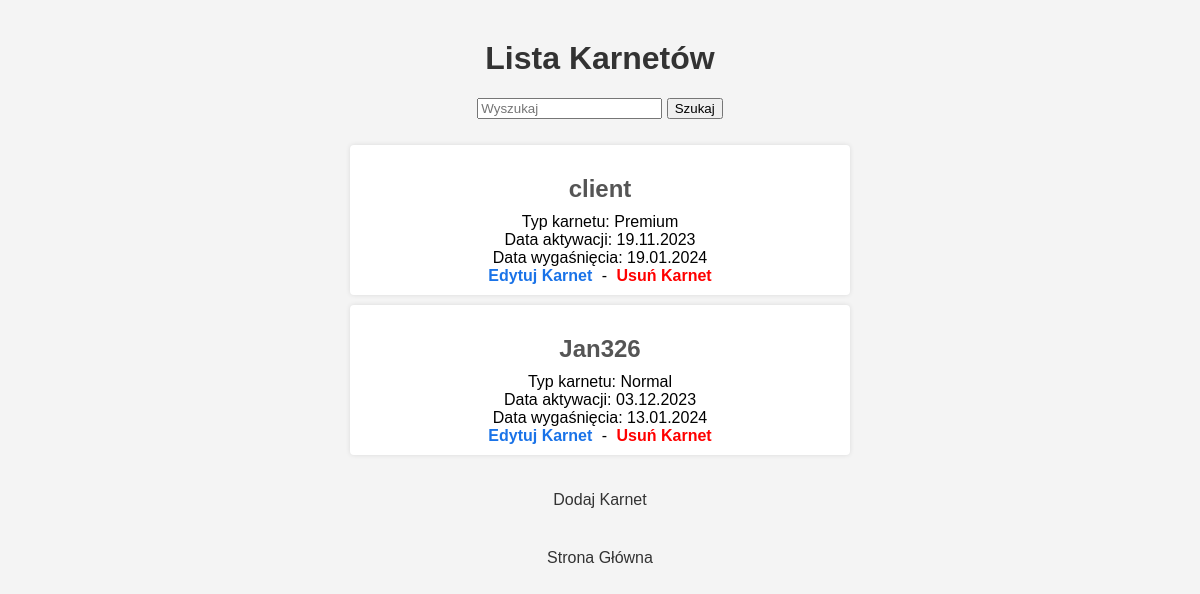
Before: /memberships/list/ (signed in) with the older database file.
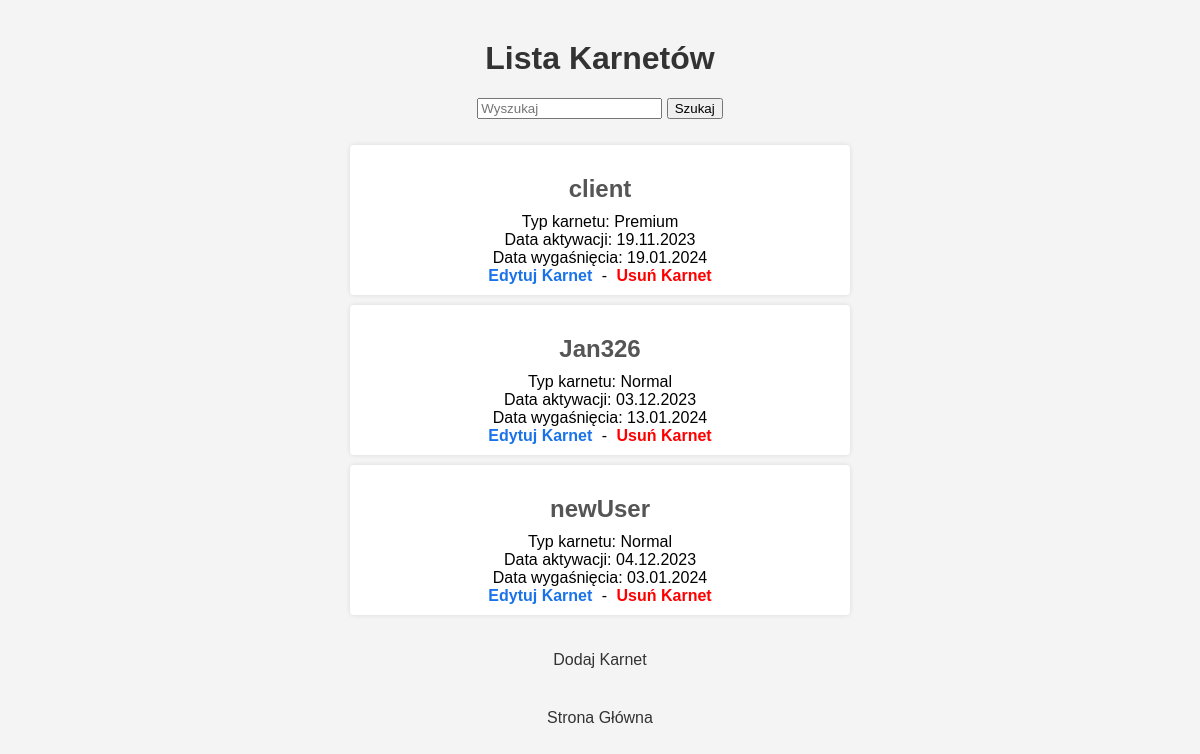
After: the same page with the newer database file.
### silownia_app/models.py (models this page shows, shortened)
class Client(AbstractBaseUser):
    login = models.CharField(_('login'), max_length=100, unique=True)
    first_name = models.CharField(_('imię'), max_length=100)
    last_name = models.CharField(_('nazwisko'), max_length=100)
    date_of_birth = models.DateField(_('data urodzenia'), null=True, blank=True)
    is_active = models.BooleanField(default=True)
    is_admin = models.BooleanField(default=False)
    is_employee = models.BooleanField(default=False)
    is_trainer = models.BooleanField(default=False)
    objects = ClientManager()
    USERNAME_FIELD = 'login'
    REQUIRED_FIELDS = []

class Membership(models.Model):
    MEMBERSHIP_CHOICES = [
        ('Normal', _('Normal')),
        ('Premium', _('Premium')),
    ]
    client = models.ForeignKey(Client, on_delete=models.CASCADE)
    activation_date = models.DateField()
    expiration_date = models.DateField()
    membership_type = models.CharField(
        max_length=10,
        choices=MEMBERSHIP_CHOICES,
        default='Normal',
    )

### silownia_app/views.py (the view)
# urls.py: path('memberships/list/', views.list_memberships, name='list_memberships'),
@user_passes_test(lambda user: user.is_active and (user.is_employee or user.is_admin), login_url='user_login')
def list_memberships(request):
    clients_with_memberships = Client.objects.prefetch_related('membership_set').all()
    return render(request, 'memberships/list.html', {'clients': clients_with_memberships})

### silownia_app/templates/memberships/list.html (shortened to what this page needs)
{% load static %}
<!DOCTYPE html>
<html>
<head>
    <link rel="stylesheet" type="text/css" href="{% static 'css_files/list3.css' %}">
</head>
<body>
    <h1>Lista Karnetów</h1>
    <form method="get" action="{% url 'list_memberships' %}">
        <input type="text" name="search" placeholder="Wyszukaj" value="{{ request.GET.search }}">
        <button type="submit">Szukaj</button>
    </form>
    <ul>
        {% for client in clients %}
            {% for membership in client.membership_set.all %}
                {% if not request.GET.search or request.GET.search in client.login %}
                    <li>
                        <h2>{{ client.login }}</h2>
                        Typ karnetu: {{ membership.get_membership_type_display }}<br>
                        Data aktywacji: {{ membership.activation_date|date:"d.m.Y" }}<br>
                        Data wygaśnięcia: {{ membership.expiration_date|date:"d.m.Y" }}<br>
                        <a href="{% url 'edit_membership' membership.id %}">Edytuj Karnet</a> - <a href="{% url 'delete_membership' membership.id %}" class="red-link">Usuń Karnet</a>
                    </li>
                {% endif %}
            {% endfor %}
        {% endfor %}
    </ul>
    <a href="{% url 'add_membership' %}">Dodaj Karnet</a>
    <nav>
        <a href="{% url 'index' %}">Strona Główna</a>
    </nav>
</body>
</html>

Changed rows visible on the page:
added Client: login "newUser"
added Membership: membership_type "Normal", activation_date "04.12.2023", expiration_date "03.01.2024"
